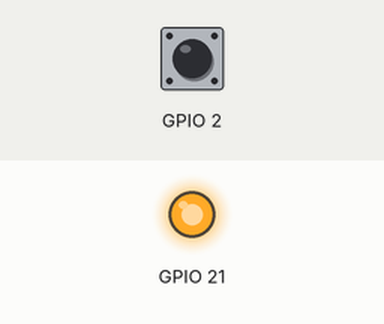
A program run on a simulated Raspberry Pi (BCM pin numbers). On the bench: output pins drawn as LEDs (lit = HIGH). Inputs (shaded band) come from the test bench; at power-on: GPIO 2 HIGH.

Above: at 1.2 s.
1.3 s: GPIO 2 pulled LOW for 0.15 s
At 1.37 s:
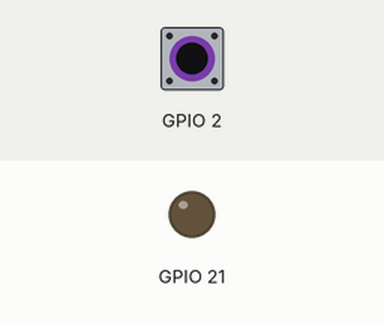
2.9 s: GPIO 2 pulled LOW for 3.2 s
At 6.8 s:
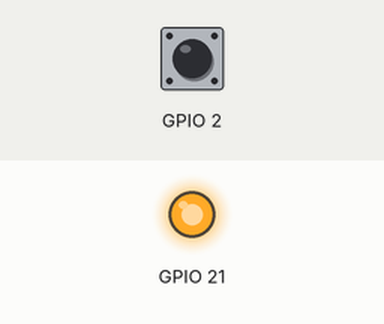
Timing chart, 0 to 8.3 s (numbered marks = the images above; inputs shaded):
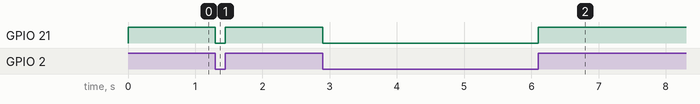

The program:

button-interfacing.py
```python
# sudo python3 rpi-button-led.py

import RPi.GPIO as GPIO

GPIO.setmode(GPIO.BCM)
GPIO.setup(2, GPIO.IN) # BUTTON (OC - 1, CC - 0)
GPIO.setup(21, GPIO.OUT) # LED (0 - ON, 1 - OFF)


while True: # Infinite Loop
  if GPIO.input(2): # reading the data from GPIO2
    GPIO.output(21,1) # OFF
  else:
    GPIO.output(21,0) # ON
```

Measured:
- after the input at 1.3 s, GPIO 21: HIGH → LOW at once, → HIGH 0.15 s later
- after the input at 2.9 s, GPIO 21: HIGH → LOW at once, → HIGH 3.2 s later
